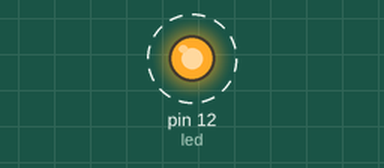
Recording of a sketch running on a simulated Arduino Uno, built with avr-gcc and run on an emulated ATmega328P. Parts: output pins drawn as LEDs (lit = HIGH). Dashed ring = blinking.

Above: at 0.07 s.
Timing chart, 0 to 3.0 s (numbered marks = the images above):
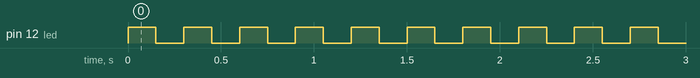

The sketch:

25082024-UtilizacaooVariaveis.ino
```cpp
int led = 12;

void setup() {
  pinMode(led, OUTPUT); // CONFIGURANDO PORTA 12 PARA SAÍDA


}

void loop() {
  digitalWrite(led, HIGH); //Porta ligada
  delay(150);
  digitalWrite(led, LOW);
  delay(150);

}
```

Measured:
- by itself, pin 12 (led): alternates HIGH for 0.15 s and LOW for 0.15 s
